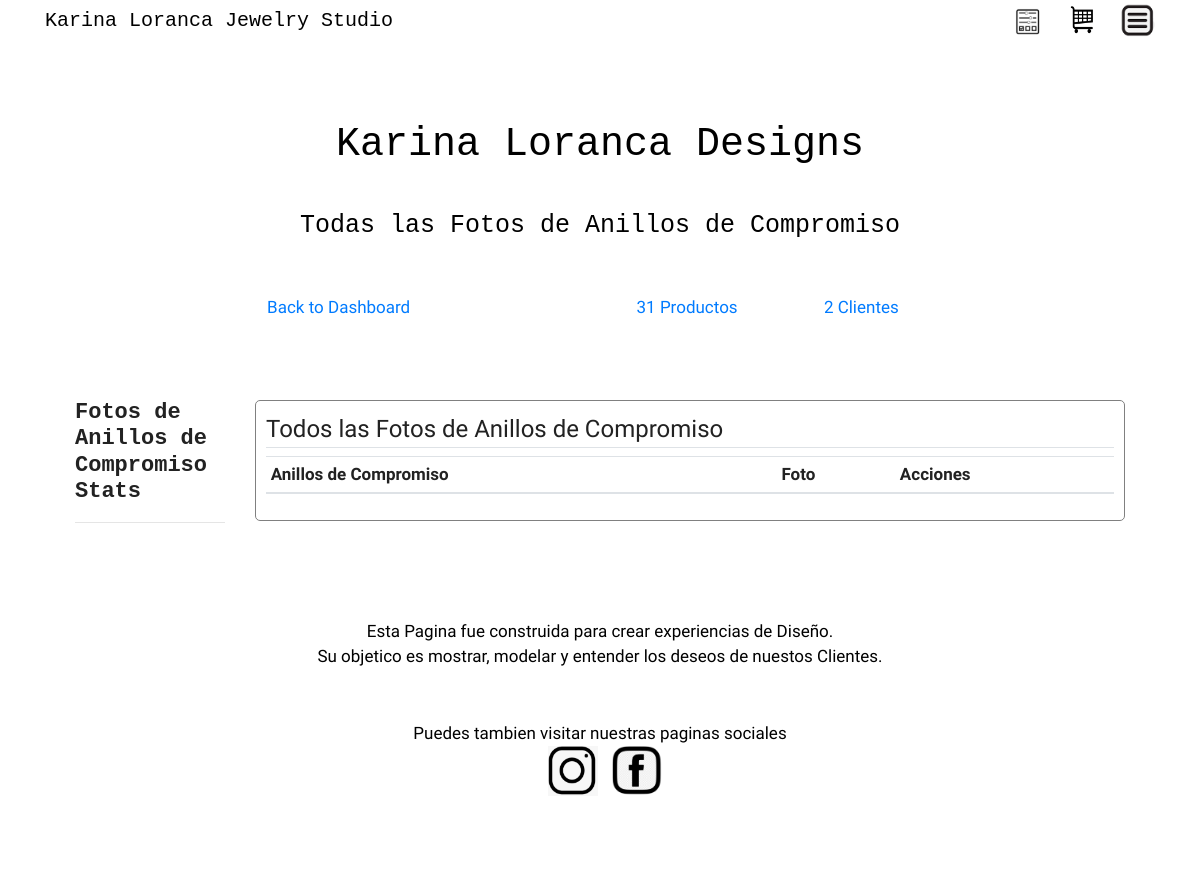
The page /anillos_table (signed in) on the database as committed earlier.
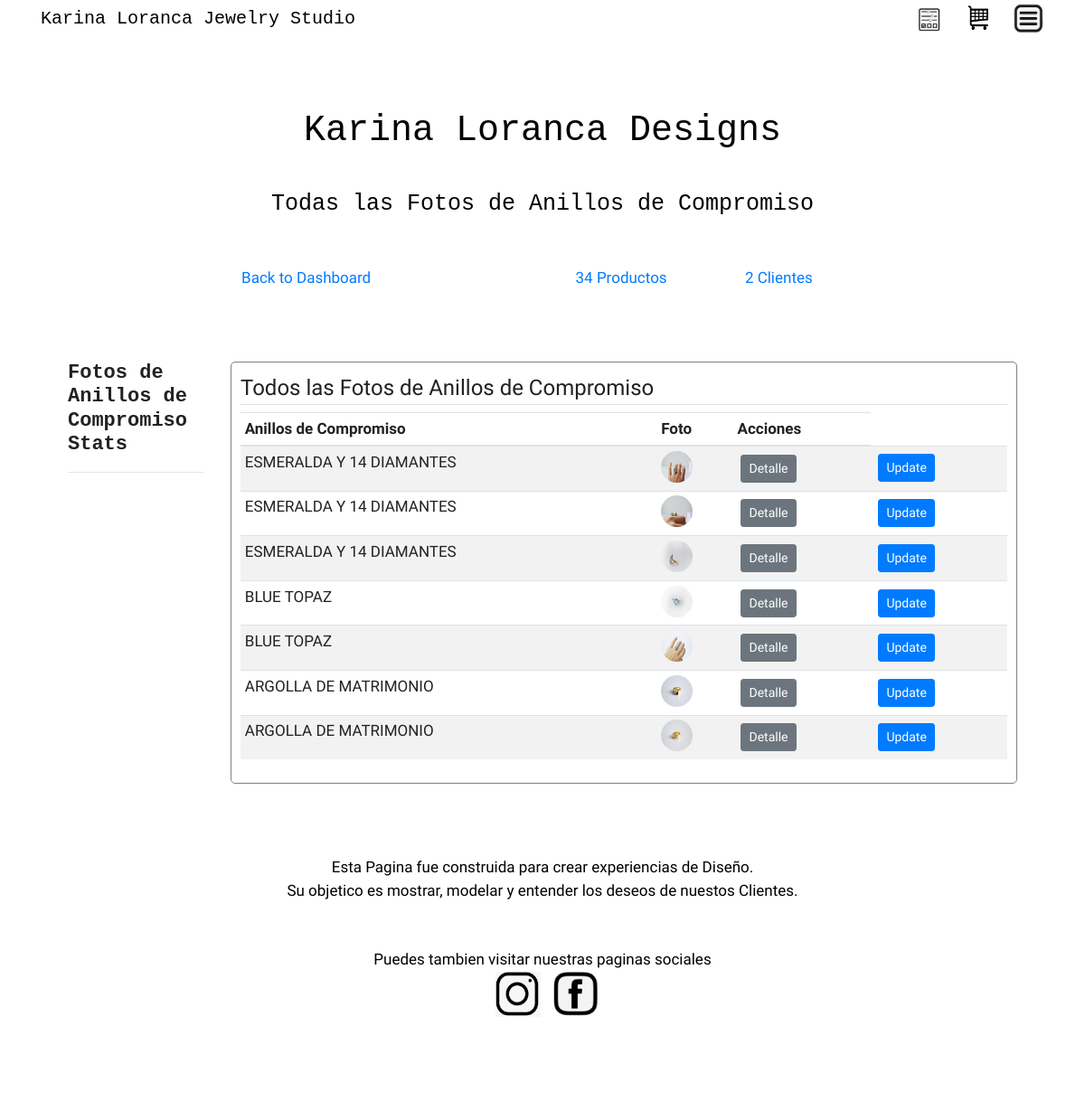
The same page on the database as committed later.
### kl_designs/models.py (models this page shows, shortened)
class AnillosCompromiso(db.Model):
    __table_args__ = {'extend_existing': True}
    id = db.Column(db.Integer, primary_key=True)
    anillo_compromiso_name = db.Column(db.String(100), nullable=False)
    image_file = db.Column(db.String(20), nullable=False, default='default.jpg')
    date_posted = db.Column(db.DateTime, nullable=False, default=datetime.utcnow)

### kl_designs/views/anillos_de_compromisos/routes_anillos_de_compromiso.py (the view)
@anillos.route("/anillos_table")
@login_required
def table_anillos():
        anillos = AnillosCompromiso.query.all()
        anillos_count = db.session.query(AnillosCompromiso.id).count()
        user_count = db.session.query(User.id).count()
        product_count = db.session.query(Product.productid).count()
        return render_template('anillo/anillos_table.html',
                               anillos=anillos, anillos_count=anillos_count,
                               product_count=product_count, user_count=user_count)

### kl_designs/models.py (called while the page is built)
@login_manager.user_loader
def load_user(user_id):
    return User.query.get(int(user_id))

### kl_designs/templates/anillo/anillos_table.html (shortened to what this page needs)
{% extends 'main/layout.html' %}
{% block additional_css %}
<link rel="stylesheet" type="text/css" href="{{ url_for('static', filename='uxdes4.css') }}"/>
    <link rel="stylesheet" type="text/css" href="{{ url_for('static', filename='view_admin.css') }}"/>
{% endblock %}
{% block main_content %}
    <div class="container">
    {% if current_user.is_authenticated %}
    <div class="hero">
        <h1>Karina Loranca Designs</h1>
    <small>
      Todas las Fotos de Anillos de Compromiso
    </small>
    </div>
    <div class="stats">
        <div class="stat"><a href="{{ url_for('admins.index') }}"> Back to Dashboard </a></div>
        <div class="stat"> {% if product_count %} <a href="{{ url_for('products.table_products') }}">{{ product_count }} Productos</a>  {% endif %}</div>
        <div class="stat"> {% if user_count %} <a href="{{ url_for('admins.user_stats') }}">{{ user_count }} Clientes</a>  {% endif %}</div>
    </div>
        <div class="row">
            <div class="col-md-2">
                <div class="actions">
                    <h2>Fotos de Anillos de Compromiso Stats</h2>
                    <hr>
                </div>
            </div>
            <div class="col-md-10">
                <div class="content-section-admin-user">
                <legend class="border-bottom mb-2">Todos las Fotos de Anillos de Compromiso</legend>
                    <div class="table-responsive">
                        <table class="table table-sm table-condensed table-striped" id="Cart">
                            <thead>
                            <tr>
                                <th scope="col">Anillos de Compromiso</th>
                                <th scope="col">Foto</th>
                                <th scope="col">Acciones</th>
                            </tr>
                            </thead>
                            <tbody>
                            {% for a in anillos %}
                                <td scope="col"> {{ a.anillo_compromiso_name }}</td>
                                <td scope="col"><img class="category_table" src="{{ url_for('static', filename='photos/' + a.image_file) }}"> </td>
                                <td scope="col"> <a class="btn btn-secondary btn-sm m-1" href="{{ url_for('anillos.anillo', id=a.id) }}">Detalle</a> </td>
                                <td scope="col"> <a class="btn btn-primary btn-sm m-1" href="{{ url_for('anillos.update_anillo', id=a.id) }}">Update</a> </td>
                            {% endfor %}
                            </tbody>
                        </table>
                    </div>
                </div>
            </div>
        </div>
    {% endif %}
{% endblock main_content %}

Rows that differ between the two databases and show on the page:
added AnillosCompromiso: anillo_compromiso_name "ESMERALDA Y 14 DIAMANTES", image_file (picture)
added AnillosCompromiso: anillo_compromiso_name "ESMERALDA Y 14 DIAMANTES", image_file (picture)
added AnillosCompromiso: anillo_compromiso_name "ESMERALDA Y 14 DIAMANTES", image_file (picture)
added AnillosCompromiso: anillo_compromiso_name "BLUE TOPAZ", image_file (picture)
added AnillosCompromiso: anillo_compromiso_name "BLUE TOPAZ", image_file (picture)
added AnillosCompromiso: anillo_compromiso_name "ARGOLLA DE MATRIMONIO", image_file (picture)
added AnillosCompromiso: anillo_compromiso_name "ARGOLLA DE MATRIMONIO", image_file (picture)
Other text that changed with them:
{{ product_count }}: "31" → "34"
